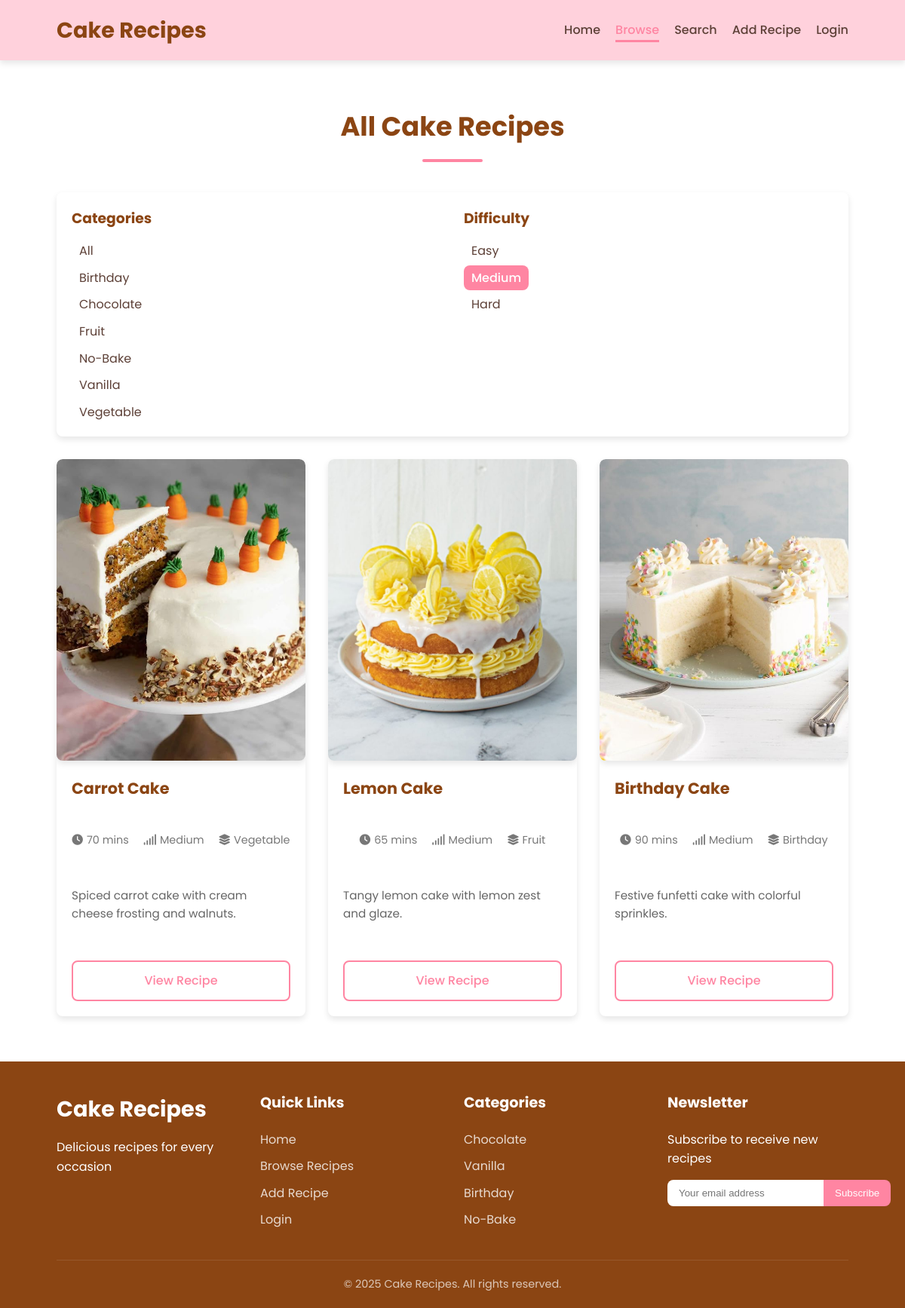
Screenshot of /browse.php?difficulty=medium with the database file from the repository.
### tables this page shows
CREATE TABLE `recipes` (
  `id` int(11) NOT NULL,
  `user_id` int(11) NOT NULL,
  `category_id` int(11) NOT NULL,
  `title` varchar(100) NOT NULL,
  `description` text NOT NULL,
  `ingredients` text NOT NULL,
  `instructions` text NOT NULL,
  `preparation_time` int(11) NOT NULL,
  `cooking_time` int(11) DEFAULT 0,
  `servings` int(11) DEFAULT 4,
  `difficulty` enum('easy','medium','hard') NOT NULL,
  `image_url` varchar(255) DEFAULT NULL,
  `created_at` timestamp NOT NULL DEFAULT current_timestamp()
);

CREATE TABLE `categories` (
  `id` int(11) NOT NULL,
  `name` varchar(50) NOT NULL,
  `description` text DEFAULT NULL
);

### browse.php (the view, shortened to what this page needs)
<?php
include 'db.php';
?>
<!DOCTYPE html>
<html lang="en">
<head>
    <link rel="stylesheet" href="style.css">
    <link rel="stylesheet" href="https://cdnjs.cloudflare.com/ajax/libs/font-awesome/6.0.0-beta3/css/all.min.css">
</head>
<body>
    <header>
        <div class="container">
            <div class="logo">
                <h1>Cake Recipes</h1>
            </div>
            <nav>
                <ul>
                    <li><a href="index.php">Home</a></li>
                    <li><a href="browse.php" class="active">Browse</a></li>
                    <li><a href="search.php">Search</a></li>
                    <li><a href="add-recipe.php">Add Recipe</a></li>
                    <?php if(isset($_SESSION['user_id'])): ?>
                        <li><a href="logout.php">Logout</a></li>
                    <?php else: ?>
                        <li><a href="login.php">Login</a></li>
                    <?php endif; ?>
                </ul>
            </nav>
        </div>
    </header>
    <main class="container">
        <section class="recipes-section">
            <h2 class="section-title">All Cake Recipes</h2>
            <div class="filters">
                <div class="filter-category">
                    <h3>Categories</h3>
                    <ul>
                        <?php
                        $categories_query = "SELECT DISTINCT name FROM categories ORDER BY name";
                        $categories_result = mysqli_query($conn, $categories_query);
                        $current_category = isset($_GET['category']) ? $_GET['category'] : '';
                        echo '<li><a href="browse.php"' . (empty($current_category) && !isset($_GET['difficulty']) ? ' class="active"' : '') . '>All</a></li>';
                        if ($categories_result && mysqli_num_rows($categories_result) > 0) {
                            while ($category = mysqli_fetch_assoc($categories_result)) {
                                $category_name = $category['name'];
                                $is_active = ($current_category == $category_name) ? ' class="active"' : '';
                                echo "<li><a href=\"browse.php?category=$category_name\"$is_active>$category_name</a></li>";
                            }
                        }
                        ?>
                    </ul>
                </div>
                <div class="filter-difficulty">
                    <h3>Difficulty</h3>
                    <ul>
                        <?php
                        $current_difficulty = isset($_GET['difficulty']) ? $_GET['difficulty'] : '';
                        $difficulties = ['easy', 'medium', 'hard'];
                        foreach ($difficulties as $diff) {
                            $is_active = (strtolower($current_difficulty) == $diff) ? ' class="active"' : '';
                            $diff_display = ucfirst($diff);
                            echo "<li><a href=\"browse.php?difficulty=$diff\"$is_active>$diff_display</a></li>";
                        }
                        ?>
                    </ul>
                </div>
            </div>
            <div class="recipe-cards">
                <?php
                $query = "SELECT r.*, c.name as category_name
                          FROM recipes r
                          LEFT JOIN categories c ON r.category_id = c.id";
                $where_clauses = array();
                if (isset($_GET['difficulty']) && !empty($_GET['difficulty'])) {
                    $difficulty = mysqli_real_escape_string($conn, $_GET['difficulty']);
                    $where_clauses[] = "r.difficulty = '$difficulty'";
                }
                if (!empty($where_clauses)) {
                    $query .= " WHERE " . implode(" AND ", $where_clauses);
                }
                $query .= " ORDER BY r.created_at DESC";
                $result = mysqli_query($conn, $query);
                if ($result && mysqli_num_rows($result) > 0) {
                    while ($recipe = mysqli_fetch_assoc($result)) {
                        $total_time = $recipe['preparation_time'];
                        if (isset($recipe['cooking_time'])) {
                            $total_time += $recipe['cooking_time'];
                        }
                        $image_url = !empty($recipe['image_url']) ? $recipe['image_url'] : 'default-recipe.jpg';
                        $difficulty = isset($recipe['difficulty']) ? $recipe['difficulty'] : 'medium';
                        $description = substr($recipe['description'], 0, 100);
                ?>
                <div class="recipe-card">
                    <div class="recipe-image">
                        <img src="<?php echo htmlspecialchars($image_url); ?>" alt="<?php echo htmlspecialchars($recipe['title']); ?>">
                    </div>
                    <div class="recipe-content">
                        <h3><?php echo htmlspecialchars($recipe['title']); ?></h3>
                        <div class="recipe-meta">
                            <span><i class="fas fa-clock"></i> <?php echo $total_time; ?> mins</span>
                            <span><i class="fas fa-signal"></i> <?php echo ucfirst($difficulty); ?></span>
                            <?php if (!empty($recipe['category_name'])): ?>
                            <span><i class="fas fa-layer-group"></i> <?php echo htmlspecialchars($recipe['category_name']); ?></span>
                            <?php endif; ?>
                        </div>
                        <p><?php echo htmlspecialchars($description); ?></p>
                        <a href="recipe.php?id=<?php echo $recipe['id']; ?>" class="btn btn-secondary">View Recipe</a>
                    </div>
                </div>
                <?php
                    }
                }
                ?>
            </div>
        </section>
    </main>
    <footer>
        <div class="container">
            <div class="footer-content">
                <div class="footer-logo">
                    <h3>Cake Recipes</h3>
                    <p>Delicious recipes for every occasion</p>
                </div>
                <div class="footer-links">
                    <h4>Quick Links</h4>
                    <ul>
                        <li><a href="index.php">Home</a></li>
                        <li><a href="browse.php">Browse Recipes</a></li>
                        <li><a href="add-recipe.php">Add Recipe</a></li>
                        <li><a href="login.php">Login</a></li>
                    </ul>
                </div>
                <div class="footer-categories">
                    <h4>Categories</h4>
                    <ul>
                        <li><a href="browse.php?category=Chocolate">Chocolate</a></li>
                        <li><a href="browse.php?category=Vanilla">Vanilla</a></li>
                        <li><a href="browse.php?category=Birthday">Birthday</a></li>
                        <li><a href="browse.php?category=No-Bake">No-Bake</a></li>
                    </ul>
                </div>
                <div class="footer-newsletter">
                    <h4>Newsletter</h4>
                    <p>Subscribe to receive new recipes</p>
                    <form class="newsletter-form" action="subscribe.php" method="post">
                        <input type="email" name="email" placeholder="Your email address" required>
                        <button type="submit" class="btn btn-primary">Subscribe</button>
                    </form>
                </div>
            </div>
            <div class="footer-bottom">
                <p>&copy; 2025 Cake Recipes. All rights reserved.</p>
            </div>
        </div>
    </footer>
</body>
</html>

### rows the page displays
recipes: image_url+title (picture), title "Carrot Cake", total_time "70", difficulty "Medium", category.name "Vegetable", description "Spiced carrot cake with cream cheese frosting and walnuts."
recipes: image_url (picture), title "Lemon Cake", total_time "65", difficulty "Medium", category.name "Fruit", description "Tangy lemon cake with lemon zest and glaze."
recipes: image_url (picture), title "Birthday Cake", total_time "90", difficulty "Medium", category.name "Birthday", description "Festive funfetti cake with colorful sprinkles."

### other values shown
$category_name "Birthday"
$category_name "Chocolate"
$category_name "Fruit"
$category_name "No-Bake"
$category_name "Vanilla"
$category_name "Vegetable"
$diff_display "Easy"
$diff_display "Medium"
$diff_display "Hard"
